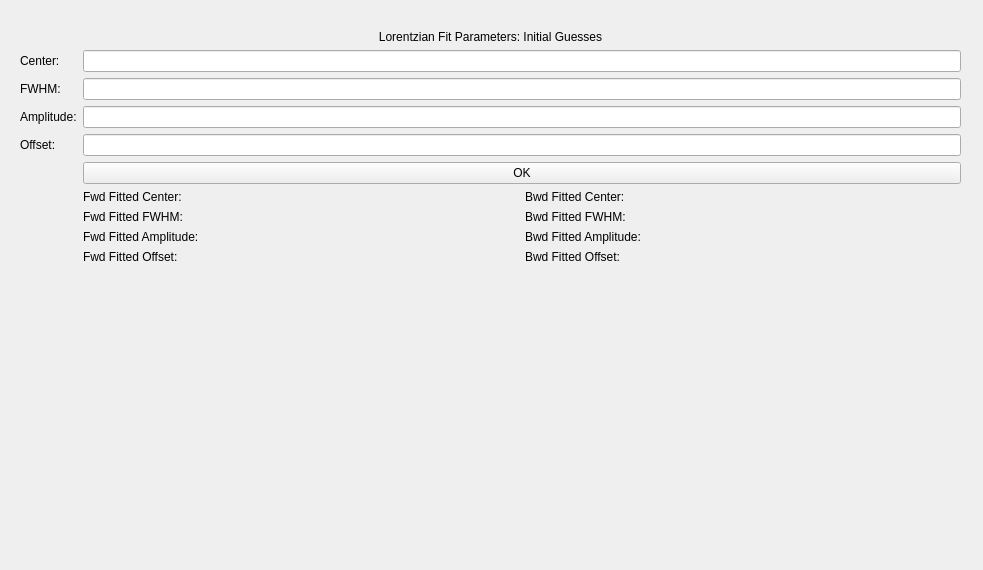
<?xml version="1.0" encoding="UTF-8"?>
<ui version="4.0">
 <class>Form</class>
 <widget class="QWidget" name="Form">
  <property name="geometry">
   <rect>
    <x>0</x>
    <y>0</y>
    <width>983</width>
    <height>570</height>
   </rect>
  </property>
  <property name="windowTitle">
   <string>Form</string>
  </property>
  <widget class="QWidget" name="formLayoutWidget">
   <property name="geometry">
    <rect>
     <x>20</x>
     <y>30</y>
     <width>941</width>
     <height>532</height>
    </rect>
   </property>
   <layout class="QFormLayout" name="main">
    <item row="2" column="0">
     <widget class="QLabel" name="center_lab">
      <property name="text">
       <string>Center: </string>
      </property>
     </widget>
    </item>
    <item row="2" column="1">
     <widget class="QLineEdit" name="center"/>
    </item>
    <item row="3" column="0">
     <widget class="QLabel" name="fwhm_lab">
      <property name="text">
       <string>FWHM:</string>
      </property>
     </widget>
    </item>
    <item row="3" column="1">
     <widget class="QLineEdit" name="fwhm"/>
    </item>
    <item row="4" column="0">
     <widget class="QLabel" name="amp_lab">
      <property name="text">
       <string>Amplitude:</string>
      </property>
     </widget>
    </item>
    <item row="4" column="1">
     <widget class="QLineEdit" name="amp"/>
    </item>
    <item row="0" column="0" colspan="2">
     <widget class="QLabel" name="title">
      <property name="text">
       <string>Lorentzian Fit Parameters: Initial Guesses</string>
      </property>
      <property name="alignment">
       <set>Qt::AlignCenter</set>
      </property>
     </widget>
    </item>
    <item row="6" column="1">
     <widget class="QPushButton" name="confirm">
      <property name="text">
       <string>OK</string>
      </property>
     </widget>
    </item>
    <item row="5" column="1">
     <widget class="QLineEdit" name="offset"/>
    </item>
    <item row="5" column="0">
     <widget class="QLabel" name="offset_lab">
      <property name="text">
       <string>Offset:</string>
      </property>
     </widget>
    </item>
    <item row="7" column="1">
     <layout class="QGridLayout" name="gridLayout">
      <item row="2" column="0">
       <widget class="QLabel" name="famp_lab">
        <property name="text">
         <string>Fwd Fitted Amplitude:</string>
        </property>
       </widget>
      </item>
      <item row="3" column="0">
       <widget class="QLabel" name="foff_lab">
        <property name="text">
         <string>Fwd Fitted Offset:</string>
        </property>
       </widget>
      </item>
      <item row="3" column="1">
       <widget class="QLabel" name="fit_off">
        <property name="text">
         <string/>
        </property>
       </widget>
      </item>
      <item row="2" column="1">
       <widget class="QLabel" name="fit_amp">
        <property name="text">
         <string/>
        </property>
       </widget>
      </item>
      <item row="1" column="1">
       <widget class="QLabel" name="fit_fwhm">
        <property name="text">
         <string/>
        </property>
       </widget>
      </item>
      <item row="1" column="0">
       <widget class="QLabel" name="ffwhm_lab">
        <property name="text">
         <string>Fwd Fitted FWHM:</string>
        </property>
       </widget>
      </item>
      <item row="0" column="0">
       <widget class="QLabel" name="fcen_lab">
        <property name="text">
         <string>Fwd Fitted Center:</string>
        </property>
       </widget>
      </item>
      <item row="0" column="2">
       <widget class="QLabel" name="fcen_lab_2">
        <property name="text">
         <string>Bwd Fitted Center:</string>
        </property>
       </widget>
      </item>
      <item row="0" column="1">
       <widget class="QLabel" name="fit_cen">
        <property name="text">
         <string/>
        </property>
       </widget>
      </item>
      <item row="0" column="3">
       <widget class="QLabel" name="fit_cen_2">
        <property name="text">
         <string/>
        </property>
       </widget>
      </item>
      <item row="1" column="2">
       <widget class="QLabel" name="ffwhm_lab_2">
        <property name="text">
         <string>Bwd Fitted FWHM:</string>
        </property>
       </widget>
      </item>
      <item row="1" column="3">
       <widget class="QLabel" name="fit_fwhm_2">
        <property name="text">
         <string/>
        </property>
       </widget>
      </item>
      <item row="2" column="2">
       <widget class="QLabel" name="famp_lab_2">
        <property name="text">
         <string>Bwd Fitted Amplitude:</string>
        </property>
       </widget>
      </item>
      <item row="2" column="3">
       <widget class="QLabel" name="fit_amp_2">
        <property name="text">
         <string/>
        </property>
       </widget>
      </item>
      <item row="3" column="2">
       <widget class="QLabel" name="foff_lab_2">
        <property name="text">
         <string>Bwd Fitted Offset:</string>
        </property>
       </widget>
      </item>
      <item row="3" column="3">
       <widget class="QLabel" name="fit_off_2">
        <property name="text">
         <string/>
        </property>
       </widget>
      </item>
     </layout>
    </item>
   </layout>
  </widget>
 </widget>
 <resources/>
 <connections/>
</ui>
